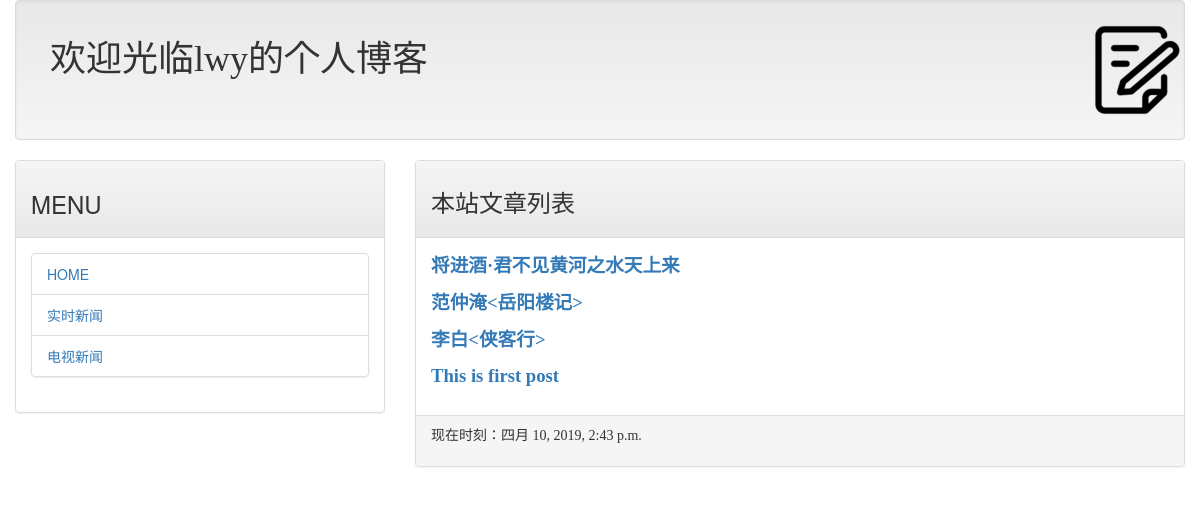
Before: / with the older database file.
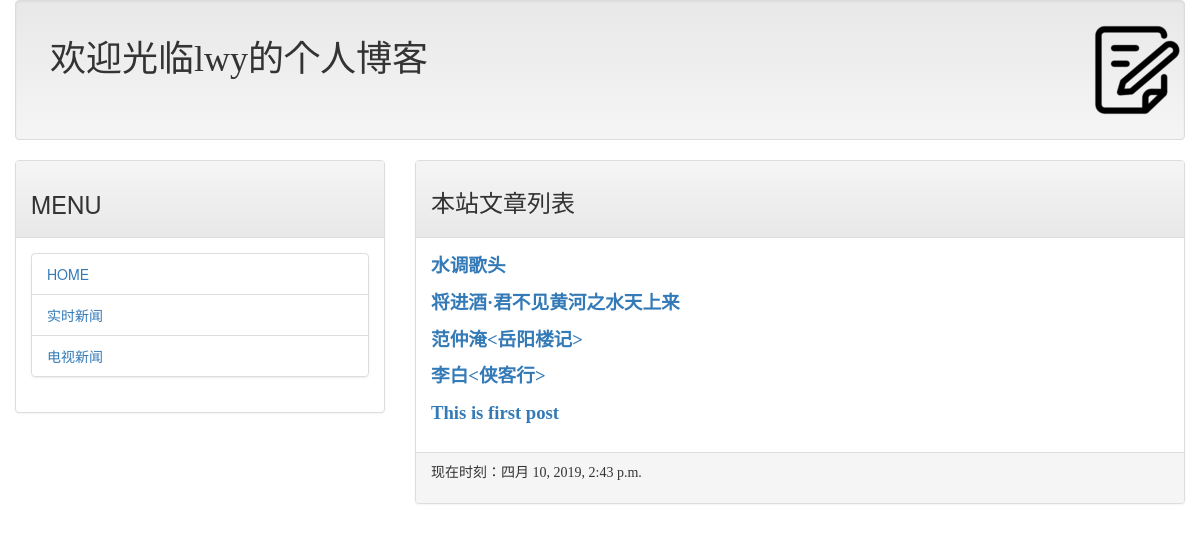
After: the same page with the newer database file.
### mainsite/models.py (models this page shows, shortened)
class Post(models.Model):
    title = models.CharField(max_length=200)
    slug = models.CharField(max_length=200)
    body = models.TextField()
    pub_date = models.DateTimeField(default=timezone.now)
    class Meta:
        ordering = ('-pub_date',)

### mainsite/views.py (the view)
# urls.py: re_path('^$', homepage),
def homepage(request):
    template = get_template('index.html')
    posts = Post.objects.all()
    now = datetime.now()
    html = template.render(locals())
    return HttpResponse(html)

### templates/index.html (shortened to what this page needs)
{% extends 'base.html' %}
{% block headmessage %}
    <h3 style="font-family:楷体;">本站文章列表</h3>
{% endblock %}
{% block content %}
    {% for post in posts %}
        <p style="font-family:微软雅黑;font-size:14pt;font-weight:bold;">
            <a href='/admin/mainsite/post/{{post.slug}}'>{{post.title}}</a>
        </p>
    {% endfor %}
{% endblock %}

Changed rows visible on the page:
added Post: title "水调歌头"
